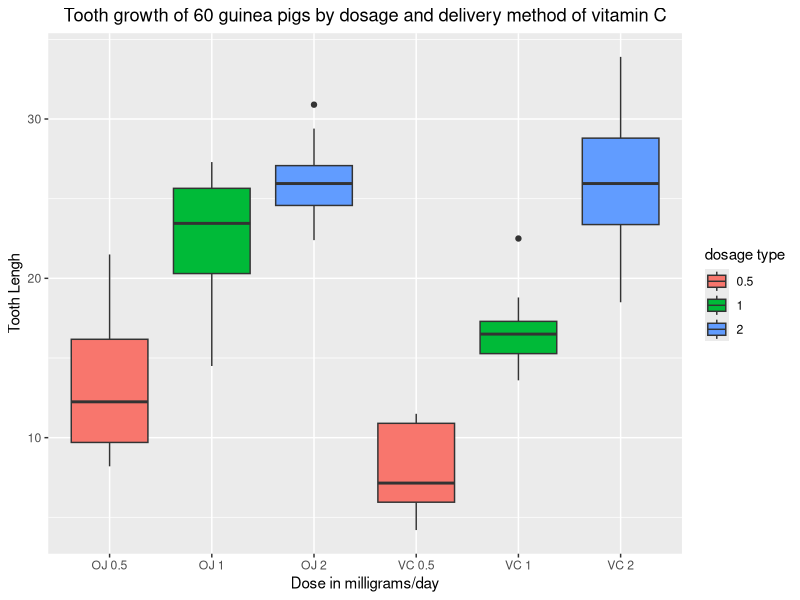

R code for this plot:
## ---- chunk 1
library(ggplot2)
data(ToothGrowth)
## ---- chunk 2
head(ToothGrowth)
str(ToothGrowth)
summary(ToothGrowth)
dim(ToothGrowth)
## ---- chunk 3
g<- ggplot(data=ToothGrowth, aes(x=paste(supp,dose) , y=len, fill=factor(dose)))
g<- g+geom_boxplot() 
g<- g+labs(title = "Tooth growth of 60 guinea pigs by dosage and delivery method of vitamin C", x = "Dose in milligrams/day", y = "Tooth Lengh")
g<- g+ scale_fill_discrete(name="dosage type")
g<- g+theme(plot.title = element_text(hjust = 0.5))
print(g)
## ---- chunk 4
data_0.5<-subset(ToothGrowth, dose==0.5)
data_1<-subset(ToothGrowth, dose==1)
data_2<-subset(ToothGrowth, dose==2)
## ---- chunk 5
t1<-t.test(len~supp, data=data_0.5)
t2<-t.test(len~supp, data=data_1)
t3<-t.test(len~supp, data=data_2)
## ---- chunk 6
Conclusion<-data.frame("p-value"=c(t1$p.value,t2$p.value,t3$p.value),
                       "Low-Confidence"=c(t1$conf.int[1],t2$conf.int[1],t3$conf.int[1]),
                       "High-Confidence"=c(t1$conf.int[2],t2$conf.int[2],t3$conf.int[2]),
                       "OJ mean" = c(t1$estimate[1],t2$estimate[1],t3$estimate[1]),
                       "VC mean" = c(t1$estimate[2],t2$estimate[2],t3$estimate[2]),
                       row.names = c("Dosage_.5","Dosage_1","Dosage_2"))

Conclusion
